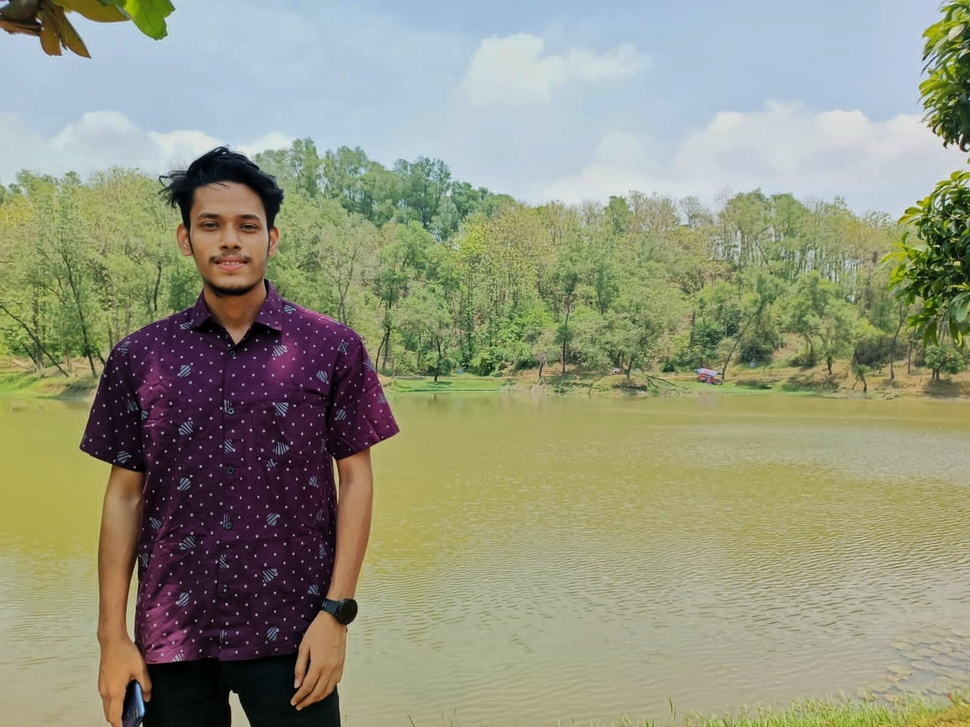
#> input picture Phase_02/01_opencv/Phase_01_Getting_Started_with_OpenCV/random.jpeg, 970 x 727 px, shrunk from 1600 x 1200 before the run
$ jupyter execute assignment.ipynb
#> lines starting #> are read from the running program, lines starting #| are printed output that depends on the picture
[cell 1]
'''
Task:
1. Load an image
2. Convert grayscale
3. Display the image
4. Save the image

     User input image location
     image show or save?
     if save file output name will be input name and sucess message
'''

[cell 2]
import cv2

print("Hello, Give your image location or file name: ")
image_location = input()
#> the answer given: random.jpeg
print("Image location entered: {}".format(image_location))
image = cv2.imread(image_location)
#> image is the input picture: shape (727, 970, 3); mean B, G, R 125.5, 148.6, 146.4
if image is not None:
    gray = cv2.cvtColor(image, cv2.COLOR_BGR2GRAY)
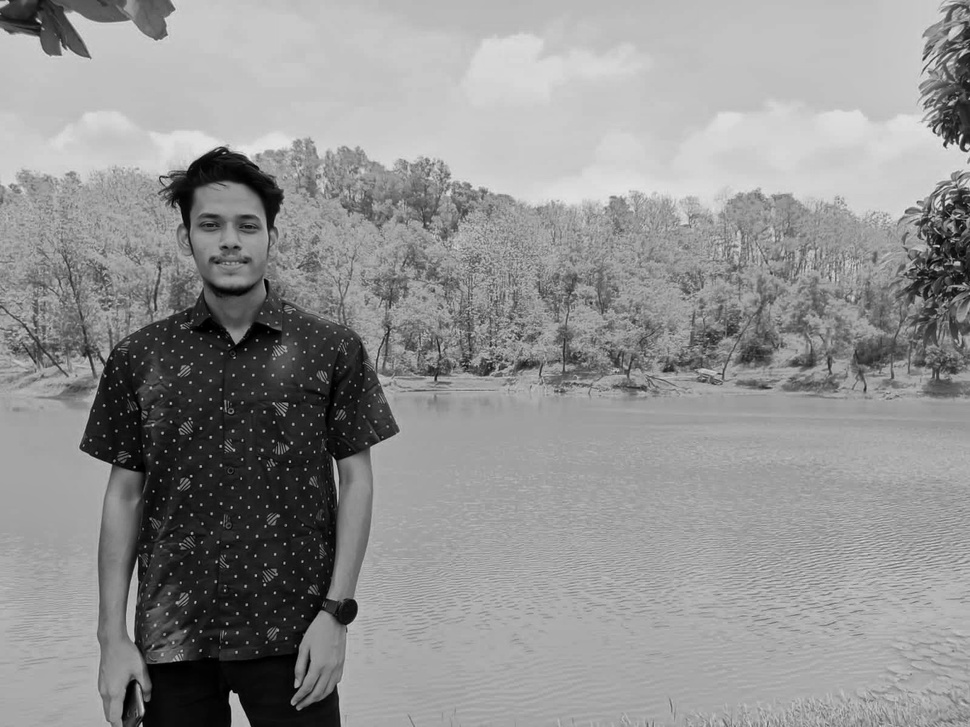
#> gray: shape (727, 970); min 0, max 230, mean 145.3
    print("Do you want to show the image or save it? (Type 'yes' to show, anything else to save): ")
    show_image = input().lower()
#> the answer given: 2.png
    if show_image == 'yes':
        cv2.imshow('Grayscale Image', gray)
        cv2.waitKey(0)
        cv2.destroyAllWindows()
    else:
        print("Enter the output file name (with extension): ")
        output_file = input()
#> the answer given: out.png
        cv2.imwrite(output_file, gray)
        print("Image saved successfully!")
else:
    print('Could not read the image. Please check the file path and try again.')
